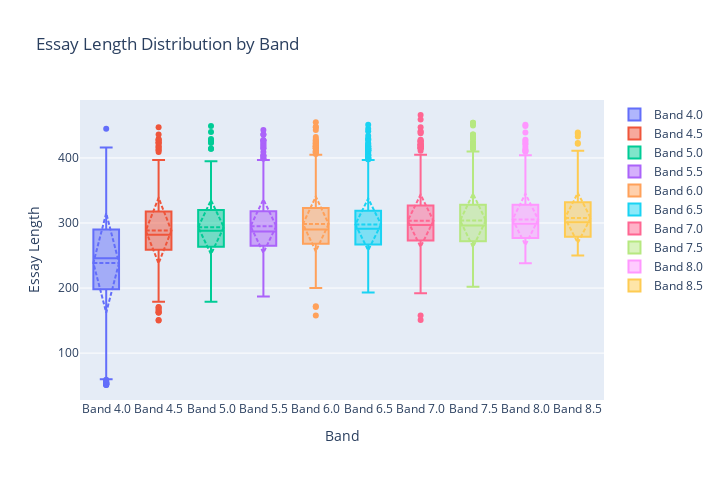

Notebook code cell kept with this figure:
### Markdown cell above
### Box Plot: Essay Length Distribution by Band Score

Generate box plots for each band score category to compare essay length distributions across different scoring levels, showing means and standard deviations.

### Code cell
import plotly.graph_objects as go

# Get unique bands and sort them
sorted_bands = sorted(df["band_score"].unique())

fig = go.Figure()
fig.update_layout(width=720, height=480)

# Loop through sorted bands
for band in sorted_bands:
    band_data = df[df["band_score"] == band]["essay_length"]
    fig.add_trace(
        go.Box(
            y=band_data,
            name=f"Band {band}",
            boxmean="sd",  # Shows mean and standard deviation
        )
    )

fig.update_layout(
    title="Essay Length Distribution by Band",
    yaxis_title="Essay Length",
    xaxis_title="Band",
    # Optionally force the category order
    xaxis={
        "categoryorder": "array",
        "categoryarray": [f"Band {band}" for band in sorted_bands],
    },
)
fig.show()

### Figure 1 — Plotly figure (JSON) as saved in the notebook; plotly's stock layout.template omitted (floating-point values rounded to 4 significant figures; data arrays with more than 128 entries replaced by an {"elided": "..."} marker saying what was removed)
{"data": [{"boxmean": "sd", "name": "Band 4.0", "type": "box", "y": {"elided": "849 int values"}}, {"boxmean": "sd", "name": "Band 4.5", "type": "box", "y": {"elided": "556 int values"}}, {"boxmean": "sd", "name": "Band 5.0", "type": "box", "y": {"elided": "540 int values"}}, {"boxmean": "sd", "name": "Band 5.5", "type": "box", "y": {"elided": "888 int values"}}, {"boxmean": "sd", "name": "Band 6.0", "type": "box", "y": {"elided": "1375 int values"}}, {"boxmean": "sd", "name": "Band 6.5", "type": "box", "y": {"elided": "1493 int values"}}, {"boxmean": "sd", "name": "Band 7.0", "type": "box", "y": {"elided": "1315 int values"}}, {"boxmean": "sd", "name": "Band 7.5", "type": "box", "y": {"elided": "1138 int values"}}, {"boxmean": "sd", "name": "Band 8.0", "type": "box", "y": {"elided": "488 int values"}}, {"boxmean": "sd", "name": "Band 8.5", "type": "box", "y": {"elided": "406 int values"}}], "layout": {"height": 480, "title": {"text": "Essay Length Distribution by Band"}, "width": 720, "xaxis": {"categoryarray": ["Band 4.0", "Band 4.5", "Band 5.0", "Band 5.5", "Band 6.0", "Band 6.5", "Band 7.0", "Band 7.5", "Band 8.0", "Band 8.5"], "categoryorder": "array", "title": {"text": "Band"}}, "yaxis": {"title": {"text": "Essay Length"}}}}
